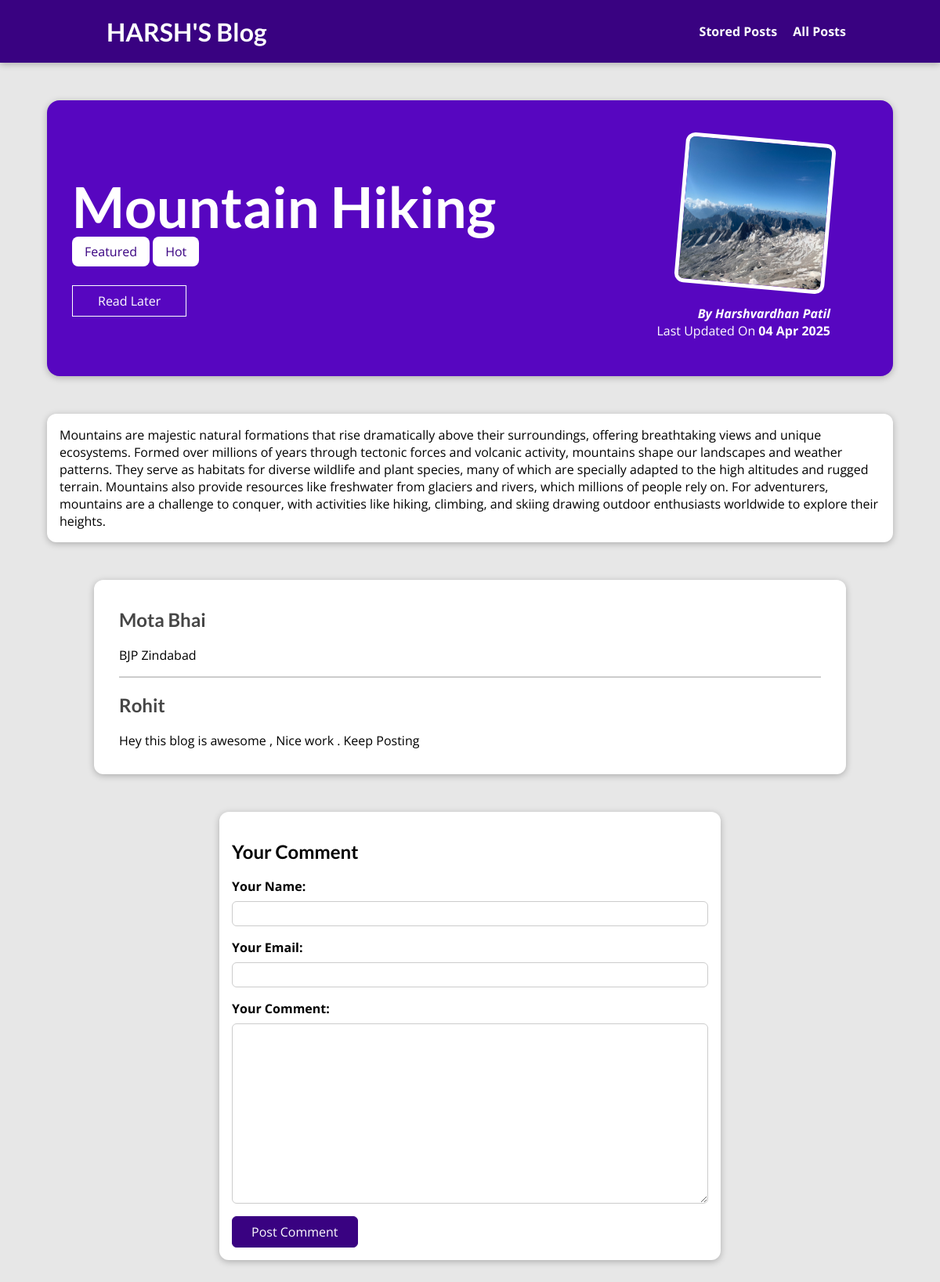
The page /posts/hike-in-the-mountains on the database its author committed.
### blog/models.py (models this page shows, shortened)
class Post(models.Model):
  title = models.CharField(max_length=150)
  excerpt = models.CharField(max_length=200)
  image = models.ImageField(upload_to="posts",null=True)
  date = models.DateField(auto_now=True)
  slug = models.SlugField(unique=True,db_index=True)
  content = models.TextField(validators=[MinLengthValidator(10)])
  author = models.ForeignKey(Author,on_delete=models.SET_NULL,null=True,related_name="posts")
  tags = models.ManyToManyField(Tag)

class Tag(models.Model):
  caption = models.CharField(max_length=20)

class Author(models.Model):
  first_name = models.CharField(max_length=50)
  last_name = models.CharField(max_length=50)
  email_address = models.EmailField()
  def full_name(self):
    return f"{self.first_name} {self.last_name}"
  def __str__(self):
    return self.full_name()

class Comments(models.Model):
  user_name = models.CharField(max_length=50)
  user_email = models.EmailField()
  text = models.TextField(max_length=400)
  post = models.ForeignKey(Post,on_delete=models.CASCADE,related_name="comments")

### blog/views.py (the view, shortened to what this page needs)
# urls.py: path("posts/<slug:slug>",views.SinglePostView.as_view(),name="post-detail-page"), # posts/my-first-post
class SinglePostView(View):
  def is_stored_post(self,request,post_id):
    stored_posts = request.session.get("stored_posts")
    if stored_posts is not None:
      is_saved_for_later = post_id in stored_posts
    else:
      is_saved_for_later = False
    return is_saved_for_later
  def get(self,request,slug):
    post = Post.objects.get(slug=slug)
    context = {
      "post":post,
      "post_tags":post.tags.all(),
      "comment_form":CommentForm(),
      "comments":post.comments.all().order_by("-id"),
      "saved_for_later":self.is_stored_post(request,post.id)
    }
    return render(request,'blog/post-details.html',context)

### blog/forms.py
class CommentForm(forms.ModelForm):
  class Meta:
    model = Comments
    exclude = ["post"]
    labels = {
      "user_name": "Your Name",
      "user_email": "Your Email",
      "text": "Your Comment"
    }

### blog/templates/blog/post-details.html (shortened to what this page needs)
{% extends 'base.html' %}
{% load static %}
{% block css_files %}
<link rel="stylesheet" href="{% static 'blog/post-details.css' %}" />
{% endblock %}
{% block content %}
<section id="summary">
  <h2>{{post.title}}</h2>
  <div>
    {% for tag in post_tags  %}
      <span class="tag">{{ tag.caption }}</span>
    {% endfor %}
  </div>
  <div id="read-later">
    <form action="{% url 'read-later' %}" method="POST">
      <button>
        {% if saved_for_later %}
          Remove from 'Read Later' list
        {% else %}
          Read Later
        {% endif %}
      </button>
    </form>
  </div>
  <article>
    <img src="{{ post.image.url }}" alt="{{ post.title }}">
    <address>By <a href="mailto:{{ post.author.email_address }}">{{ post.author }} </a> </address>
    <div>
      Last Updated On <time>{{ post.date|date:"d M Y"}}</time>
    </div>
  </article>
</section>
<main>
  {{ post.content }}
</main>
<section id="comments">
<ul>
  {% for comment in comments %}
    <li>
      <h2>{{ comment.user_name }}</h2>
      <p>{{ comment.text | linebreaks}}</p>
    </li>
  {% endfor %}
</ul>
</section>
<section id="comment-form">
  <h2>Your Comment</h2>
  <form action="{% url 'post-detail-page' slug=post.slug %}" method="POST">
     {% for form_field in comment_form %}
        <div class="form-control  {% if form_field.errors %} invalid {% endif %}">
           {{ form_field.label_tag }}
           {{ form_field }}
        </div>
    {% endfor %}
     <button>Post Comment</button>
  </form>
</section>
{% endblock %}

### templates/base.html (shortened to what this page needs)
{% load static %}
<!DOCTYPE html>
<html lang="en">
<head>
  <link rel="stylesheet" href="{% static 'app.css' %}">
  {% block css_files %}{% endblock %}
</head>
<body>
  <header id="main-navigation" class="nav-container">
    <h1><a href="{% url 'starting-page' %}">HARSH'S Blog</a></h1>
    <nav class="nav-links">
      <a href="{% url 'read-later' %}">Stored Posts</a>
      <a href="{% url 'all-posts' %}">All Posts</a>
    </nav>
  </header>
    {% block content %}{% endblock %}
</body>
</html>

### static/app.css (style rules this page uses)
* { box-sizing: border-box; }
html { font-family: 'Open Sans', 'Lato', sans-serif; }
body { margin: 0; }
h1, h2, h3 { font-family: 'Lato', sans-serif; font-weight: bold; }
#main-navigation { width: 100%; height: 5rem; display: flex; justify-content: space-between; align-items: center; padding: 0 10%; position: absolute; top: 0; left: 0; }
#main-navigation a { text-decoration: none; color: white; font-weight: bold; margin-left: 1rem; }

### blog/static/blog/post-details.css (style rules this page uses)
body { background-color: #e7e7e7; }
#main-navigation { background-color: #390281; box-shadow: 0 2px 8px rgba(0, 0, 0, 0.25); }
#summary { margin: 8rem auto 3rem auto; padding: 2rem; width: 90%; max-width: 90rem; border-radius: 16px; background-color: #5706c0; position: relative; box-shadow: 0 2px 8px rgba(0, 0, 0, 0.25); height: 22rem; }
#summary h2 { color: white; font-size: 4.5rem; margin-bottom: 0.25rem; }
#summary article { position: absolute; top: 2rem; right: 3rem; padding: 1rem 2rem; border-radius: 12px; text-align: right; color: white; }
#summary article img { width: 12rem; height: 12rem; border-radius: 12px; transform: rotateZ(5deg); border: 5px solid white; margin-bottom: 1rem; }
#summary address { font-weight: bold; }
#summary a { color: white; text-decoration: none; }
#summary time { font-weight: bold; }
#read-later { margin: 2rem 0; }
#read-later button { background-color: transparent; border: 1px solid white; padding: 0.5rem 2rem; font: inherit; color: white; cursor: pointer; }
main { width: 90%; max-width: 90rem; margin: 3rem auto; background-color: white; padding: 1rem; border-radius: 12px; box-shadow: 0 2px 8px rgba(0, 0, 0, 0.25); }
.tag { background-color: white; color: #390281; padding: 0.5rem 1rem; border-radius: 8px; }
#comment-form { margin: 3rem auto; width: 90%; max-width: 40rem; border-radius: 12px; background-color: white; box-shadow: 0 2px 8px rgba(0, 0, 0, 0.25); padding: 1rem; }
#comment-form button { font: inherit; background-color: #390281; color: white; border: 1px solid #390281; padding: 0.5rem 1.5rem; border-radius: 6px; cursor: pointer; }
.form-control { margin-bottom: 1rem; }
.form-control label { font-weight: bold; margin-bottom: 0.5rem; display: block; }
.form-control input, .form-control textarea { display: block; width: 100%; font: inherit; padding: 0.25rem; border-radius: 6px; border: 1px solid #ccc; }
#comments { margin: 3rem auto; width: 90%; max-width: 60rem; border-radius: 12px; background-color: white; box-shadow: 0 2px 8px rgba(0, 0, 0, 0.25); padding: 1rem 2rem; }
#comments ul { list-style: none; margin: 0; padding: 0; }
#comments li { margin-bottom: 1rem; border-bottom: 2px solid #ccc; }
#comments li:last-of-type { border-bottom: none; }
#comments h2 { color: #464646; }

### rows shown on the page
Post: title "Mountain Hiking", image (picture), author "Harshvardhan Patil", date "04 Apr 2025", content "Mountains are majestic natural formations that rise dramatically above their surroundings, offering breathtaking views and unique ecosystems. Formed over millions of years through tectonic forces and volcanic activity, mountains shape our landscapes and weather patterns. They serve as habitats for diverse wildlife and plant species, many of which are specially adapted to the high altitudes and rugged terrain. Mountains also provide resources like freshwater from glaciers and rivers, which millions of people rely on. For adventurers, mountains are a challenge to conquer, with activities like hiking, climbing, and skiing drawing outdoor enthusiasts worldwide to explore their heights."
Tag: caption "Featured"
Tag: caption "Hot"
Comments: user_name "Mota Bhai", text "BJP Zindabad"
Comments: user_name "Rohit", text "Hey this blog is awesome , Nice work . Keep Posting"
